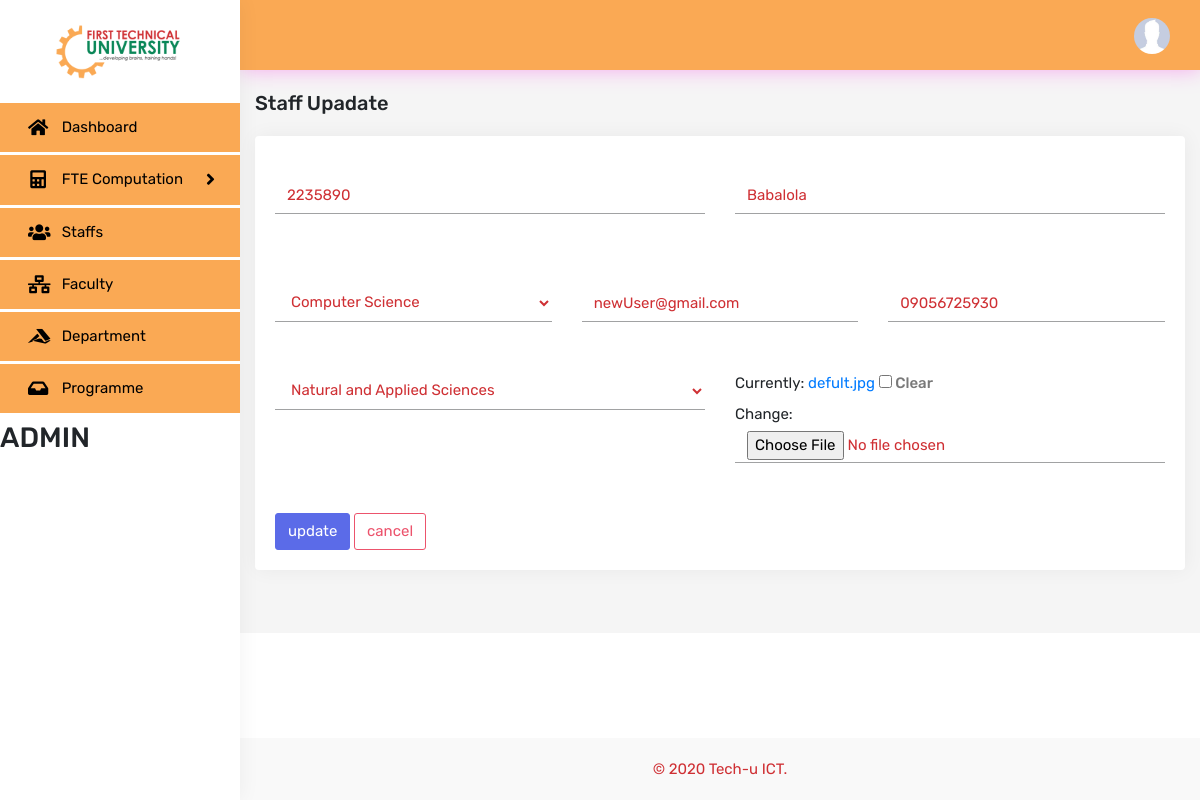
Page /update_staff/2/ (signed in) on the committed database.
### computation/models.py (models this page shows, shortened)
class Staff(models.Model):
    user = models.OneToOneField(
        User, on_delete=models.CASCADE, null=True, blank=True)
    name = models.CharField(max_length=200, null=True)
    staff_No = models.CharField(max_length=200, null=True)
    programme = models.ForeignKey(
        Programme, on_delete=models.CASCADE, null=True)
    faculty = models.ForeignKey(Faculty, on_delete=models.CASCADE, null=True)
    phone = models.CharField(max_length=200, null=True)
    email = models.CharField(max_length=200, null=True)
    profile_pic = models.ImageField(
        default='defult.jpg', null=True, blank=True)
    date_created = models.DateTimeField(auto_now_add=True, null=True)

### computation/views.py (the view, shortened to what this page needs)
# urls.py: path('update_staff/<str:pk>/', views.updateStaff, name='updateStaff'),
@login_required(login_url='login')
def updateStaff(request, pk):
    staff = Staff.objects.get(id=pk)
    form = staffForm(instance=staff)
    context = {
        'form': form,
    }
    return render(request, 'computation/staff_form.html', context)

### computation/forms.py
class staffForm(ModelForm):
    class Meta:
        model = Staff
        fields = '__all__'
        exclude = ['user']
    def __init__(self, *args, **kwargs):
        super(staffForm, self).__init__(*args, **kwargs)
        for visible in self.visible_fields():
            visible.field.widget.attrs['class'] = 'form-control'

### computation/models.py (called while the page is built)
    def __str__(self):
        return self.name

    def __str__(self):
        return self.name

### computation/templates/computation/staff_form.html (shortened to what this page needs)
{% extends 'computation/main.html' %}
{% block content %}
<div class="row">
    <div class="col-sm-12">
        <div class="page-title-box">
            <h4 class="page-title">Staff Upadate</h4>
        </div>
    </div>
</div>
<div class="card card-body">
<form action="" method="post" enctype="multipart/form-data">
    <div class="row spaceup">
        <div class="col-md-6 space">
            {{form.staff_No}}
        </div>
        <div class="col-md-6 space">
            {{form.name}}
        </div>
    </div>
    <div class="row spaceup">
        <div class="col-md-4 space">
            {{form.programme}}
        </div>
        <div class="col-md-4 space">
            {{form.email}}
        </div>
        <div class="col-md-4 space">
            {{form.phone}}
        </div>
    </div>
    <div class="row ">
        <div class="col-md-6 space">
            {{form.faculty}}
        </div>
        <div class="col-md-6 space">
            {{form.profile_pic}}
        </div>
    </div>
    <input class="btn btn-primary " type="submit" value="update">
    <a class="btn btn-outline-danger " href="{% url 'staff' %}"> cancel</a>
</form>
</div>
{% endblock %}

### computation/templates/computation/leftSideBar.html (shortened to what this page needs)
{% load static %}
<div class="left side-menu">
    <div class="topbar-left">
        <div class="text-center">
            <a href="{% url 'dashboard' %}" class="logo"><img src="{% static 'images/techu_logo.png' %}" height="55" alt="logo"></a>
        </div>
    </div>
    <div class="sidebar-inner slimscrollleft">
        <div id="sidebar-menu">
            <ul>
                {% ifequal  request.user.groups.all.0.name "ADMIN" %}
                <li>
                    <a href="{% url 'dashboard' %}" class="waves-effect">
                        <i class="fas fa-home"></i>
                        <span> Dashboard</span>
                    </a>
                </li>
                <li class="has_sub">
                    <a href="javascript:void(0);" class="waves-effect"><i class="fas fa-calculator"></i><span> FTE Computation </span> <span class="float-right"><i class="fas fa-angle-right"></i></span></a>
                </li>
                <li>
                    <a href="{% url 'staff' %}" class="waves-effect"><i class="fas fa-users"></i><span> Staffs </span></a>
                </li>
                <li>
                    <a href="{% url 'faculty' %}" class="waves-effect">
                        <i class="fas fa-network-wired"></i>
                        <span>Faculty</span>
                    </a>
                </li>
                <li>
                    <a href="{% url 'deptPage' %}" class="waves-effect">
                        <i class="fab fa-accusoft"></i>
                        <span>Department</span>
                    </a>
                </li>
                <li>
                    <a href="{% url 'programme' %}" class="waves-effect">
                        <i class="fas fa-inbox"></i>
                        <span>Programme</span>
                    </a>
                </li>
                {% endifequal %}
                <h3>{{request.user.groups.all.0.name}}</h3>
        </div>
    </div>
</div>

### computation/templates/computation/topBar.html (shortened to what this page needs)
<div class="topbar">
    <nav class="navbar-custom">
        <ul class="list-inline float-right mb-0">
            <li class="list-inline-item dropdown notification-list">
                <a class="nav-link dropdown-toggle arrow-none waves-effect nav-user" data-toggle="dropdown" href="#" role="button"
                   aria-haspopup="false" aria-expanded="false">
                    <img src="{{request.user.staff.profile_pic.url}}" alt="user" class="rounded-circle">
                </a>
            </li>
        </ul>
        <div class="clearfix"></div>
    </nav>
</div>

### static/css/style.css (style rules this page uses)
body { background: #f5f5f5; font-family: "Rubik", sans-serif; margin: 0; font-size: 15px; }
html { overflow-x: hidden; position: relative; min-height: 100%; background: #ffffff; }
h1, h2, h3, h4, h5, h6 { margin: 10px 0; }
h3 { line-height: 30px; }
h4 { line-height: 22px; }
* { outline: none !important; }
.waves-effect { position: relative; cursor: pointer; display: inline-block; overflow: hidden; -webkit-user-select: none; -moz-user-select: none; -ms-user-select: none; user-select: none; -webkit-tap-highlight-color: transparent; vertical-align: middle; z-index: 1; will-change: opacity, transform; -webkit-transition: all 0.3s ease-out; transition: all 0.3s ease-out; }
.btn { border-radius: 3px; font-size: 15px; }
.btn-primary, .btn-success, .btn-info, .btn-warning, .btn-danger, .btn-dark { color: #ffffff; }
.btn-primary { background-color: #5b6be8; border: 1px solid #5b6be8; }
.btn-outline-danger { color: #ec536c; border-color: #ec536c; }
.card { border: none; -webkit-box-shadow: 1px 0px 20px rgba(0, 0, 0, 0.05); box-shadow: 1px 0px 20px rgba(0, 0, 0, 0.05); }
label { font-weight: 500; color: #797979; }
.form-control { font-size: 15px; height: 38px; }
.logo { color: #2d3b48 !important; font-size: 20px; font-weight: 700; letter-spacing: .03em; line-height: 100px; text-transform: uppercase; }
.navbar-custom { background-color: #FAA954; border: none; margin: -20px -25px 0 -25px; -webkit-box-shadow: 1px 0px 20px #f5a9ed; box-shadow: 1px 0px 20px #f5a9ed; }
.notification-list { margin: 0 !important; }
.notification-list .nav-link { padding: 0 15px; line-height: 70px; }
.nav-user { margin: 0 15px 0 0; }
.nav-user img { height: 36px; width: 36px; }
.arrow-none:after { border: none; margin: 0; display: none; }
.side-menu { bottom: 0; top: 0; width: 240px; -webkit-transition: all 0.4s ease-in-out; transition: all 0.4s ease-in-out; background: #ffffff; position: absolute; z-index: 99; -webkit-box-shadow: 1px 0px 20px rgba(0, 0, 0, 0.05); box-shadow: 1px 0px 20px rgba(0, 0, 0, 0.05); }
body.fixed-left .side-menu.left { bottom: 50px; height: 100%; margin-bottom: -70px; margin-top: 0; padding-bottom: 70px; position: fixed; }
.sidebar-inner { height: 100%; }
#sidebar-menu, #sidebar-menu ul, #sidebar-menu li, #sidebar-menu a { border: 0; font-weight: normal; line-height: 1; list-style: none; margin: 0; padding: 0; position: relative; text-decoration: none; }
#sidebar-menu { background-color: #ffffff; padding-bottom: 50px; width: 100%; }
#sidebar-menu > ul > li > a { color: #000000; display: block; padding: 16px 25px; margin: 3px 0; background-color: #FAA954; }
#sidebar-menu > ul > li > a span i { font-size: 18px; line-height: 16px; }
#sidebar-menu > ul > li > a > span { vertical-align: middle; }
#sidebar-menu > ul > li > a > i { display: inline-block; font-size: 18px; line-height: 17px; margin-left: 3px; margin-right: 10px; text-align: center; vertical-align: middle; width: 20px; color: #000000; }
.page-title-box { padding: 22px 0; }
.page-title-box .page-title { font-size: 20px; margin-bottom: 0; margin-top: 0; }

### static/css/forms.css (style rules this page uses)
.form-control { border-radius: 0; }
.form-control { border: 0; border-bottom: 1px solid #a1a2a3; }
.form-control, .form-control:focus, .form-control:focus:hover { color: #cf3034; background: none; outline: none; }

### computation/templates/computation/staff_form.html (style rules this page uses)
.space { margin-bottom: 50px; }
.spaceup { margin-top: 20px; }

### rows in the picture
Staff: staff_No "2235890", name "Babalola", programme "Computer Science", email "newUser@gmail.com", phone "09056725930", faculty "Natural and Applied Sciences"

### other values in the picture
{{ request.user.groups.all.0.name }} "ADMIN"
